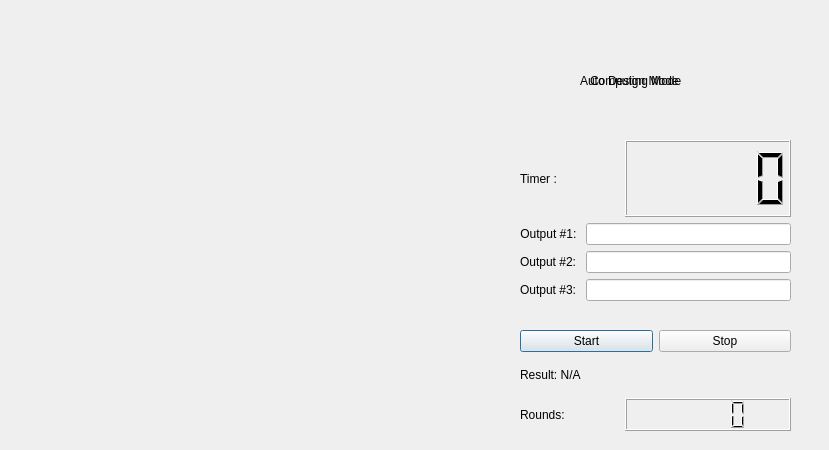
<?xml version="1.0" encoding="UTF-8"?>
<ui version="4.0">
 <class>ComputeMain</class>
 <widget class="QDialog" name="ComputeMain">
  <property name="geometry">
   <rect>
    <x>0</x>
    <y>0</y>
    <width>829</width>
    <height>450</height>
   </rect>
  </property>
  <property name="sizePolicy">
   <sizepolicy hsizetype="Fixed" vsizetype="Fixed">
    <horstretch>0</horstretch>
    <verstretch>0</verstretch>
   </sizepolicy>
  </property>
  <property name="windowTitle">
   <string>Compute</string>
  </property>
  <property name="sizeGripEnabled">
   <bool>false</bool>
  </property>
  <widget class="QWidget" name="verticalLayoutWidget">
   <property name="geometry">
    <rect>
     <x>520</x>
     <y>140</y>
     <width>271</width>
     <height>161</height>
    </rect>
   </property>
   <layout class="QVBoxLayout" name="verticalLayout">
    <item>
     <layout class="QHBoxLayout" name="horizontalLayout_4" stretch="3,5">
      <item>
       <widget class="QLabel" name="timerLabel">
        <property name="text">
         <string>Timer :</string>
        </property>
       </widget>
      </item>
      <item>
       <widget class="QLCDNumber" name="lcd">
        <property name="smallDecimalPoint">
         <bool>false</bool>
        </property>
       </widget>
      </item>
     </layout>
    </item>
    <item>
     <layout class="QHBoxLayout" name="horizontalLayout">
      <item>
       <widget class="QLabel" name="o1Label">
        <property name="text">
         <string>Output #1: </string>
        </property>
        <property name="alignment">
         <set>Qt::AlignCenter</set>
        </property>
       </widget>
      </item>
      <item>
       <widget class="QLineEdit" name="ol1">
        <property name="alignment">
         <set>Qt::AlignCenter</set>
        </property>
        <property name="readOnly">
         <bool>true</bool>
        </property>
       </widget>
      </item>
     </layout>
    </item>
    <item>
     <layout class="QHBoxLayout" name="horizontalLayout_3">
      <item>
       <widget class="QLabel" name="o2Label">
        <property name="text">
         <string>Output #2: </string>
        </property>
       </widget>
      </item>
      <item>
       <widget class="QLineEdit" name="ol2">
        <property name="alignment">
         <set>Qt::AlignCenter</set>
        </property>
        <property name="readOnly">
         <bool>true</bool>
        </property>
       </widget>
      </item>
     </layout>
    </item>
    <item>
     <layout class="QHBoxLayout" name="horizontalLayout_2">
      <item>
       <widget class="QLabel" name="o3Label">
        <property name="text">
         <string>Output #3: </string>
        </property>
       </widget>
      </item>
      <item>
       <widget class="QLineEdit" name="ol3">
        <property name="enabled">
         <bool>true</bool>
        </property>
        <property name="autoFillBackground">
         <bool>false</bool>
        </property>
        <property name="alignment">
         <set>Qt::AlignCenter</set>
        </property>
        <property name="readOnly">
         <bool>true</bool>
        </property>
       </widget>
      </item>
     </layout>
    </item>
   </layout>
  </widget>
  <widget class="QLabel" name="admLabel">
   <property name="geometry">
    <rect>
     <x>580</x>
     <y>70</y>
     <width>171</width>
     <height>21</height>
    </rect>
   </property>
   <property name="styleSheet">
    <string notr="true">font: 19pt &quot;American Typewriter&quot;;</string>
   </property>
   <property name="text">
    <string>Auto Design Mode</string>
   </property>
  </widget>
  <widget class="QWidget" name="verticalLayoutWidget_2">
   <property name="geometry">
    <rect>
     <x>520</x>
     <y>330</y>
     <width>271</width>
     <height>101</height>
    </rect>
   </property>
   <layout class="QVBoxLayout" name="saLayout">
    <item>
     <layout class="QHBoxLayout" name="horizontalLayout_5">
      <item>
       <widget class="QPushButton" name="saStart">
        <property name="text">
         <string>Start</string>
        </property>
       </widget>
      </item>
      <item>
       <widget class="QPushButton" name="saStop">
        <property name="text">
         <string>Stop</string>
        </property>
       </widget>
      </item>
     </layout>
    </item>
    <item>
     <widget class="QLabel" name="resultLabel">
      <property name="text">
       <string>Result: N/A</string>
      </property>
     </widget>
    </item>
    <item>
     <layout class="QHBoxLayout" name="horizontalLayout_6" stretch="3,5">
      <item>
       <widget class="QLabel" name="roundLabel">
        <property name="text">
         <string>Rounds:      </string>
        </property>
       </widget>
      </item>
      <item>
       <widget class="QLCDNumber" name="roundLCD"/>
      </item>
     </layout>
    </item>
   </layout>
  </widget>
  <widget class="QLabel" name="cmLabel">
   <property name="geometry">
    <rect>
     <x>590</x>
     <y>70</y>
     <width>161</width>
     <height>21</height>
    </rect>
   </property>
   <property name="styleSheet">
    <string notr="true">font: 18pt &quot;American Typewriter&quot;;</string>
   </property>
   <property name="text">
    <string>Computing Mode</string>
   </property>
  </widget>
 </widget>
 <resources/>
 <connections/>
</ui>
